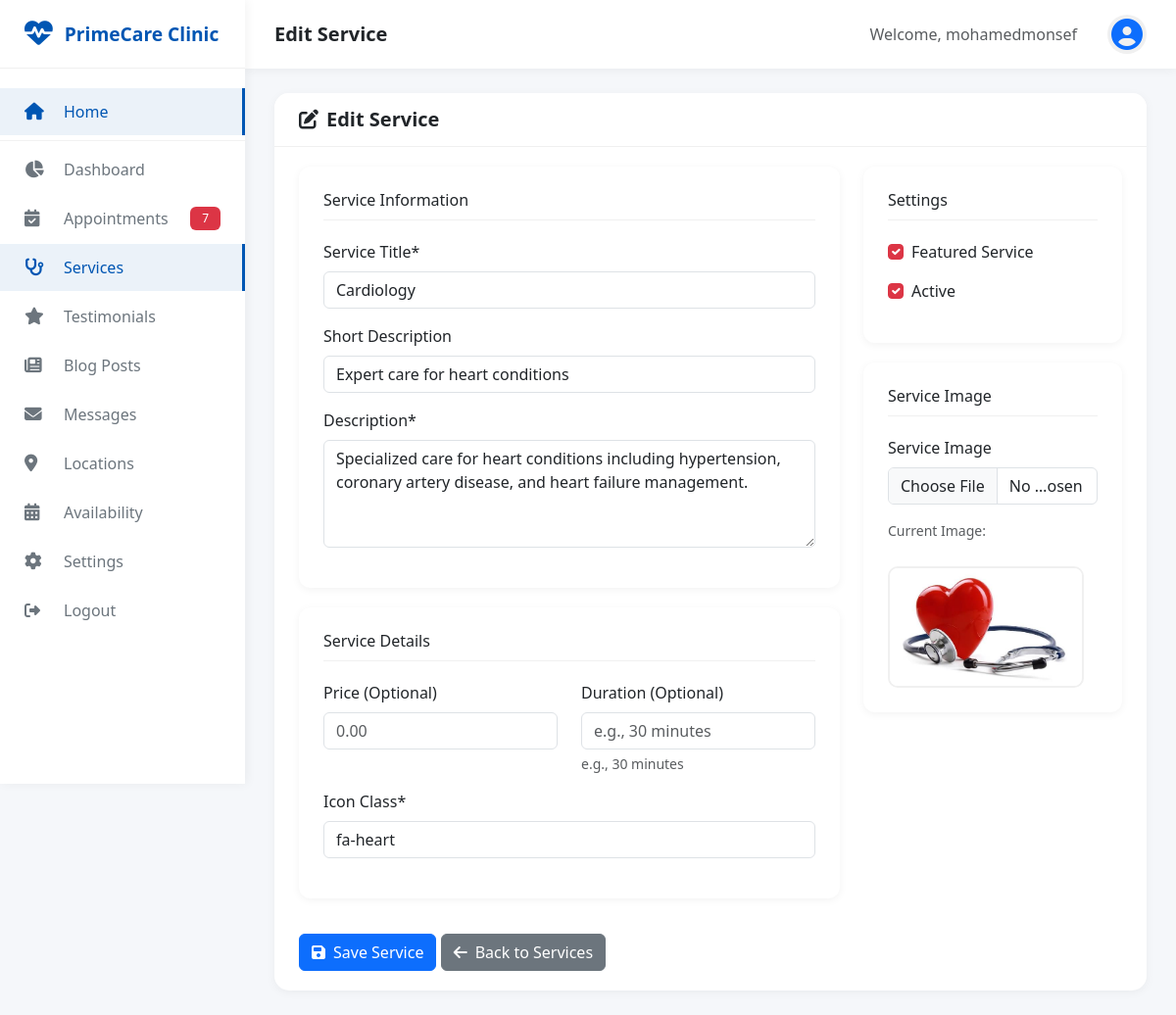
The app's page /dashboard/services/2/edit/ (signed in) with its own data.
### core/models.py (models this page shows, shortened)
class SiteSettings(models.Model):
    site_name = models.CharField(max_length=100, default='Medical Clinic')
    site_logo = models.ImageField(upload_to='site/', blank=True, null=True)
    site_favicon = models.ImageField(upload_to='site/', blank=True, null=True)
    doctor_name = models.CharField(max_length=100)
    doctor_title = models.CharField(max_length=200)
    doctor_image = models.ImageField(upload_to='doctor/')
    doctor_biography = models.TextField()
    doctor_qualifications = models.TextField(help_text='Comma separated qualifications')
    doctor_experience = models.TextField()
    doctor_certifications = models.TextField(blank=True)
    doctor_achievements = models.TextField(blank=True)
    doctor_email = models.EmailField()
    doctor_phone = models.CharField(max_length=20)
    clinic_name = models.CharField(max_length=100)
    clinic_address = models.TextField()
    clinic_phone = models.CharField(max_length=20)
    clinic_email = models.EmailField()
    working_hours = models.TextField()
    google_maps_embed = models.TextField(blank=True, help_text='Google Maps embed URL')
    facebook_url = models.URLField(blank=True)
    twitter_url = models.URLField(blank=True)
    instagram_url = models.URLField(blank=True)
    linkedin_url = models.URLField(blank=True)
    youtube_url = models.URLField(blank=True)
    years_experience = models.IntegerField(default=0)
    happy_patients = models.IntegerField(default=0)
    operations_completed = models.IntegerField(default=0)
    awards_won = models.IntegerField(default=0)
    created_at = models.DateTimeField(auto_now_add=True)
    updated_at = models.DateTimeField(auto_now=True)
    class Meta:
        verbose_name = 'Site Setting'
        verbose_name_plural = 'Site Settings'

### services/models.py (models this page shows, shortened)
class Service(models.Model):
    CATEGORY_CHOICES = [
        ('general', 'General Medicine'),
        ('cardiology', 'Cardiology'),
        ('dermatology', 'Dermatology'),
        ('pediatrics', 'Pediatrics'),
        ('orthopedics', 'Orthopedics'),
        ('gynecology', 'Gynecology'),
        ('neurology', 'Neurology'),
        ('ophthalmology', 'Ophthalmology'),
        ('dentistry', 'Dentistry'),
        ('other', 'Other'),
    ]
    title = models.CharField(max_length=200)
    slug = models.SlugField(max_length=200, unique=True, blank=True)
    category = models.CharField(max_length=20, choices=CATEGORY_CHOICES, default='other')
    description = models.TextField()
    short_description = models.CharField(max_length=300, blank=True)
    icon = models.CharField(max_length=50, default='fa-heartbeat')
    image = models.ImageField(upload_to='services/', blank=True, null=True)
    price = models.DecimalField(max_digits=10, decimal_places=2, blank=True, null=True)
    duration = models.CharField(max_length=50, blank=True, help_text="e.g., 30 minutes")
    is_featured = models.BooleanField(default=False)
    is_active = models.BooleanField(default=True)
    created_at = models.DateTimeField(auto_now_add=True)
    updated_at = models.DateTimeField(auto_now=True)
    class Meta:
        ordering = ['title']

### dashboard/views.py (the view)
# urls.py: path('services/<int:pk>/edit/', views.service_edit, name='service_edit'),
@login_required
def service_edit(request, pk):
    service = get_object_or_404(Service, pk=pk)
    if request.method == 'POST':
        form = ServiceForm(request.POST, request.FILES, instance=service)
        if form.is_valid():
            form.save()
            messages.success(request, 'Service updated successfully!')
            return redirect('dashboard:services')
    else:
        form = ServiceForm(instance=service)
    return render(request, 'dashboard/services/form.html', {'form': form, 'service': service, 'title': 'Edit Service', 'icon': 'edit'})

### core/context_processors.py (called while the page is built)
def site_settings(request):
    try:
        settings = SiteSettings.objects.first()
    except:
        settings = None
    services = Service.objects.filter(is_active=True)[:6] if settings else []
    latest_posts = BlogPost.objects.filter(is_published=True)[:3] if settings else []
    pending_count = 0
    try:
        pending_count = Appointment.objects.filter(status='pending').count()
    except:
        pass
    return {
        'site_settings': settings,
        'services_global': services,
        'latest_posts_global': latest_posts,
        'pending_appointments_count': pending_count,
        'current_language': get_language(),  # Add current language
    }

### dashboard/templates/dashboard/services/form.html (shortened to what this page needs)
{% extends 'dashboard/base_dashboard.html' %}
{% load crispy_forms_tags %}
{% load static %}
{% block page_title %}{{ title }}{% endblock %}
{% block content %}
<div class="card">
    <div class="card-header">
        <h5><i class="fas fa-{{ icon|default:'stethoscope' }} me-2"></i>{{ title }}</h5>
    </div>
    <div class="card-body">
        <form method="POST" enctype="multipart/form-data">
            <div class="row">
                <div class="col-md-8">
                    <div class="form-section">
                        <h6>Service Information</h6>
                        {{ form.title|as_crispy_field }}
                        {{ form.short_description|as_crispy_field }}
                        {{ form.description|as_crispy_field }}
                    </div>
                    <div class="form-section">
                        <h6>Service Details</h6>
                        <div class="row">
                            <div class="col-md-6">
                                {{ form.price|as_crispy_field }}
                            </div>
                            <div class="col-md-6">
                                {{ form.duration|as_crispy_field }}
                            </div>
                        </div>
                        {{ form.icon|as_crispy_field }}
                    </div>
                </div>
                <div class="col-md-4">
                    <div class="form-section">
                        <h6>Settings</h6>
                        {{ form.is_featured|as_crispy_field }}
                        {{ form.is_active|as_crispy_field }}
                    </div>
                    <div class="form-section">
                        <h6>Service Image</h6>
                        {{ form.image|as_crispy_field }}
                        {% if form.instance.image %}
                        <div class="mt-2">
                            <p class="text-muted small">Current Image:</p>
                            <img src="{{ form.instance.image.url }}" alt="{{ form.instance.title }}" class="preview-image">
                        </div>
                        {% endif %}
                    </div>
                </div>
            </div>
            <div class="mt-3">
                <button type="submit" class="btn btn-primary">
                    <i class="fas fa-save me-2"></i>Save Service
                </button>
                <a href="{% url 'dashboard:services' %}" class="btn btn-secondary">
                    <i class="fas fa-arrow-left me-2"></i>Back to Services
                </a>
            </div>
        </form>
    </div>
</div>
{% endblock %}

### dashboard/templates/dashboard/base_dashboard.html (shortened to what this page needs)
<!DOCTYPE html>
<html lang="en">
<head>
    <link href="https://cdn.jsdelivr.net/npm/bootstrap@5.3.0/dist/css/bootstrap.min.css" rel="stylesheet">
    <link rel="stylesheet" href="https://cdnjs.cloudflare.com/ajax/libs/font-awesome/6.4.0/css/all.min.css">
    {% load static %}
    <link rel="stylesheet" href="{% static 'css/dashboard.css' %}">
</head>
<body>
    <div class="dashboard-wrapper">
        <nav class="sidebar">
            <div class="sidebar-brand">
                <i class="fas fa-heartbeat"></i>
                <h4>{{ site_settings.site_name|default:"Clinic" }}</h4>
            </div>
            <ul class="sidebar-menu">
                <li>
                    <a href="{% url 'core:home' %}" target="_blank" >
                        <i class="fas fa-home"></i>
                        <span>Home</span>
                    </a>
                </li>
                <li>
                    <a href="{% url 'dashboard:home' %}" class="{% if request.resolver_match.url_name == 'home' %}active{% endif %}">
                        <i class="fas fa-chart-pie"></i>
                        <span>Dashboard</span>
                    </a>
                </li>
                <li>
                    <a href="{% url 'dashboard:appointments' %}" class="{% if 'appointments' in request.path %}active{% endif %}">
                        <i class="fas fa-calendar-check"></i>
                        <span>Appointments</span>
                        {% if pending_appointments_count %}
                        <span class="badge bg-danger">{{ pending_appointments_count }}</span>
                        {% endif %}
                    </a>
                </li>
                <li>
                    <a href="{% url 'dashboard:services' %}" class="{% if 'services' in request.path %}active{% endif %}">
                        <i class="fas fa-stethoscope"></i>
                        <span>Services</span>
                    </a>
                </li>
                <li>
                    <a href="{% url 'dashboard:testimonials' %}" class="{% if 'testimonials' in request.path %}active{% endif %}">
                        <i class="fas fa-star"></i>
                        <span>Testimonials</span>
                    </a>
                </li>
                <li>
                    <a href="{% url 'dashboard:blog' %}" class="{% if 'blog' in request.path %}active{% endif %}">
                        <i class="fas fa-newspaper"></i>
                        <span>Blog Posts</span>
                    </a>
                </li>
                <li>
                    <a href="{% url 'dashboard:contacts' %}" class="{% if 'contacts' in request.path %}active{% endif %}">
                        <i class="fas fa-envelope"></i>
                        <span>Messages</span>
                    </a>
                </li>
                <li>
                    <a href="{% url 'dashboard:location_list' %}" class="{% if 'locations' in request.path %}active{% endif %}">
                        <i class="fas fa-map-marker-alt"></i>
                        <span>Locations</span>
                    </a>
                </li>
                <li>
                    <a href="{% url 'dashboard:availability_list' %}" class="{% if 'availability' in request.path %}active{% endif %}">
                        <i class="fas fa-calendar-alt"></i>
                        <span>Availability</span>
                    </a>
                </li>
                <li>
                    <a href="{% url 'dashboard:settings' %}" class="{% if 'settings' in request.path %}active{% endif %}">
                        <i class="fas fa-cog"></i>
                        <span>Settings</span>
                    </a>
                </li>
                <li>
                    <form method="POST" action="{% url 'accounts:logout' %}" style="display: inline; width: 100%;">
                        <button type="submit" class="btn btn-link" style="display: flex; align-items: center; padding: 12px 25px; color: #6c757d; text-decoration: none; transition: all 0.3s ease; width: 100%; border: none; background: none; text-align: left;">
                            <i class="fas fa-sign-out-alt" style="width: 25px; margin-right: 15px;"></i>
                            <span>Logout</span>
                        </button>
                    </form>
                </li>
            </ul>
        </nav>
        <div class="main-content">
            <header class="top-bar">
                <div class="top-bar-left">
                    <h5>{% block page_title %}Dashboard{% endblock %}</h5>
                </div>
                <div class="top-bar-right">
                    <span class="text-muted me-3">Welcome, {{ user.get_full_name|default:user.username }}</span>
                    <div class="admin-avatar">
                        <i class="fas fa-user-circle fa-2x text-primary"></i>
                    </div>
                </div>
            </header>
            <div class="page-content">
                {% block content %}{% endblock %}
            </div>
        </div>
    </div>
</body>
</html>

### static/css/dashboard.css (style rules this page uses)
:root { --primary-color: #0056b3; --secondary-color: #007bff; --sidebar-width: 250px; --sidebar-collapsed: 70px; --top-bar-height: 70px; }
.dashboard-wrapper { display: flex; min-height: 100vh; background: #f5f7fa; }
.sidebar { width: var(--sidebar-width); background: white; box-shadow: 2px 0 10px rgba(0,0,0,0.05); position: fixed; top: 0; left: 0; height: 100vh; overflow-y: auto; transition: all 0.3s ease; z-index: 1000; }
.sidebar-brand { padding: 20px 25px; border-bottom: 1px solid #f0f0f0; display: flex; align-items: center; gap: 12px; }
.sidebar-brand i { font-size: 1.8rem; color: var(--primary-color); }
.sidebar-brand h4 { margin: 0; font-weight: 700; color: var(--primary-color); font-size: 1.2rem; }
.sidebar-menu { list-style: none; padding: 20px 0; margin: 0; }
.sidebar-menu li { margin-bottom: 2px; }
.sidebar-menu li a { display: flex; align-items: center; padding: 12px 25px; color: #6c757d; text-decoration: none; transition: all 0.3s ease; position: relative; }
.sidebar-menu li a i { width: 25px; margin-right: 15px; font-size: 1.1rem; }
.sidebar-menu li a.active { background: rgba(0, 86, 179, 0.08); color: var(--primary-color); border-right: 3px solid var(--primary-color); }
.sidebar-menu li a .badge { margin-left: auto; }
.main-content { margin-left: var(--sidebar-width); flex: 1; min-height: 100vh; transition: all 0.3s ease; }
.top-bar { background: white; padding: 15px 30px; box-shadow: 0 2px 10px rgba(0,0,0,0.05); display: flex; justify-content: space-between; align-items: center; position: sticky; top: 0; z-index: 999; }
.top-bar-left { display: flex; align-items: center; gap: 20px; }
.top-bar-left h5 { margin: 0; font-weight: 600; }
.sidebar-menu li:first-child { border-bottom: 1px solid rgba(0,0,0,0.05); margin-bottom: 5px; padding-bottom: 5px; }
.top-bar-right { display: flex; align-items: center; gap: 15px; }
.admin-avatar { width: 40px; height: 40px; border-radius: 50%; background: #f0f0f0; display: flex; align-items: center; justify-content: center; }
.admin-avatar i { font-size: 2rem; }
.page-content { padding: 25px 30px; }
.card { border: none; border-radius: 15px; box-shadow: 0 2px 10px rgba(0,0,0,0.05); transition: all 0.3s ease; }
.card-header { background: white; border-bottom: 1px solid #f0f0f0; padding: 15px 25px; border-radius: 15px 15px 0 0 !important; }
.card-header h5 { margin: 0; font-weight: 600; }
.card-body { padding: 20px 25px; }
.badge { padding: 6px 12px; font-weight: 500; }
.form-check-input:checked { background-color: #dc3545; border-color: #dc3545; }

### dashboard/templates/dashboard/services/form.html (style rules this page uses)
.preview-image { max-width: 200px; max-height: 200px; border-radius: 10px; margin-top: 10px; border: 2px solid #f0f0f0; object-fit: cover; }
.form-section { background: white; border-radius: 12px; padding: 25px; box-shadow: 0 2px 8px rgba(0,0,0,0.05); margin-bottom: 20px; }
.form-section h6 { margin-bottom: 20px; padding-bottom: 10px; border-bottom: 1px solid #f0f0f0; }

### records on screen
SiteSettings: site_name "PrimeCare Clinic"
Service: title "Cardiology", short_description "Expert care for heart conditions", description "Specialized care for heart conditions including hypertension, coronary artery disease, and heart failure management.", icon "fa-heart", is_featured "☑", is_active "☑", instance.image (picture)

### other values on screen
{{ pending_appointments_count }} "7"
{{ title }} "Edit Service"
{{ user.get_full_name|default:user.username }} "mohamedmonsef"
